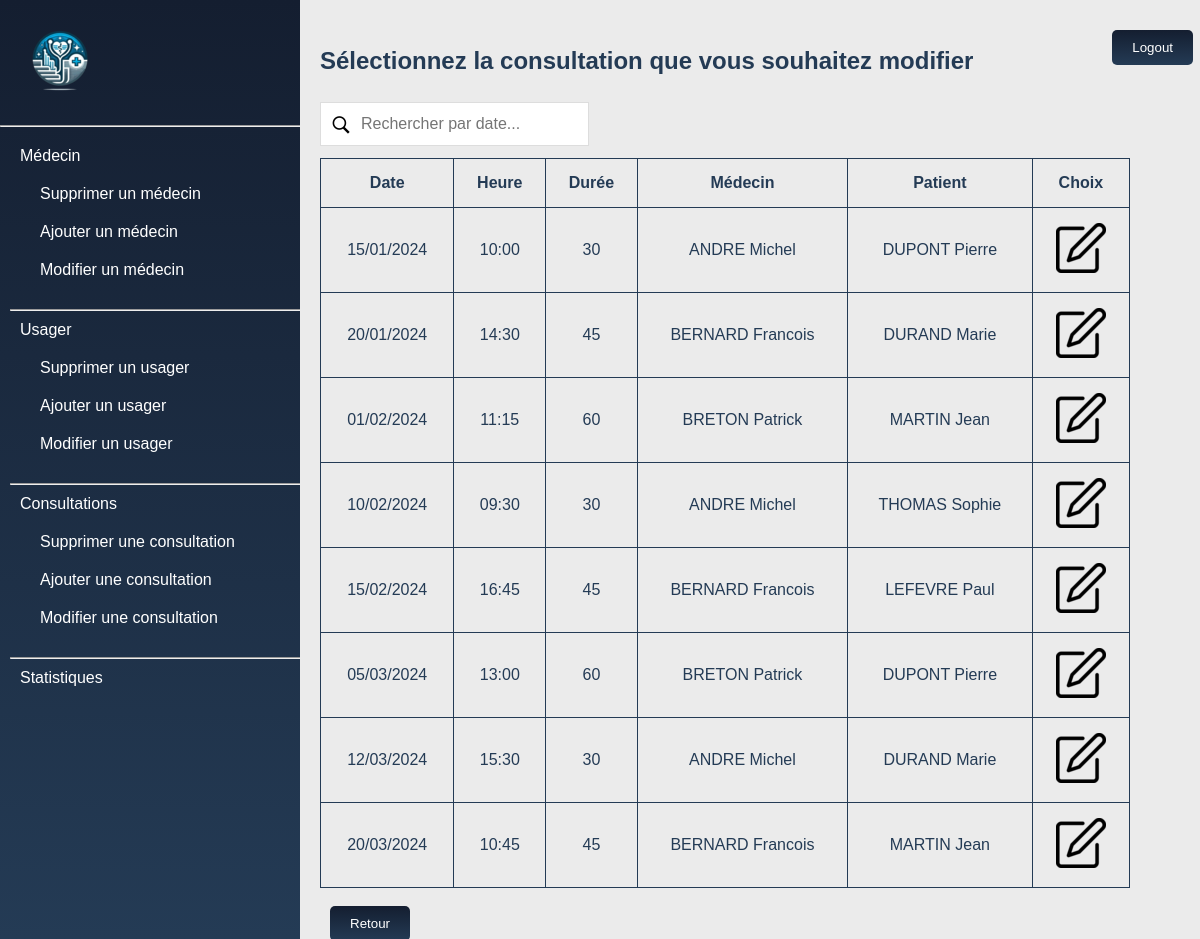
The app's page /PHP/rdv/modifier.php, older data.
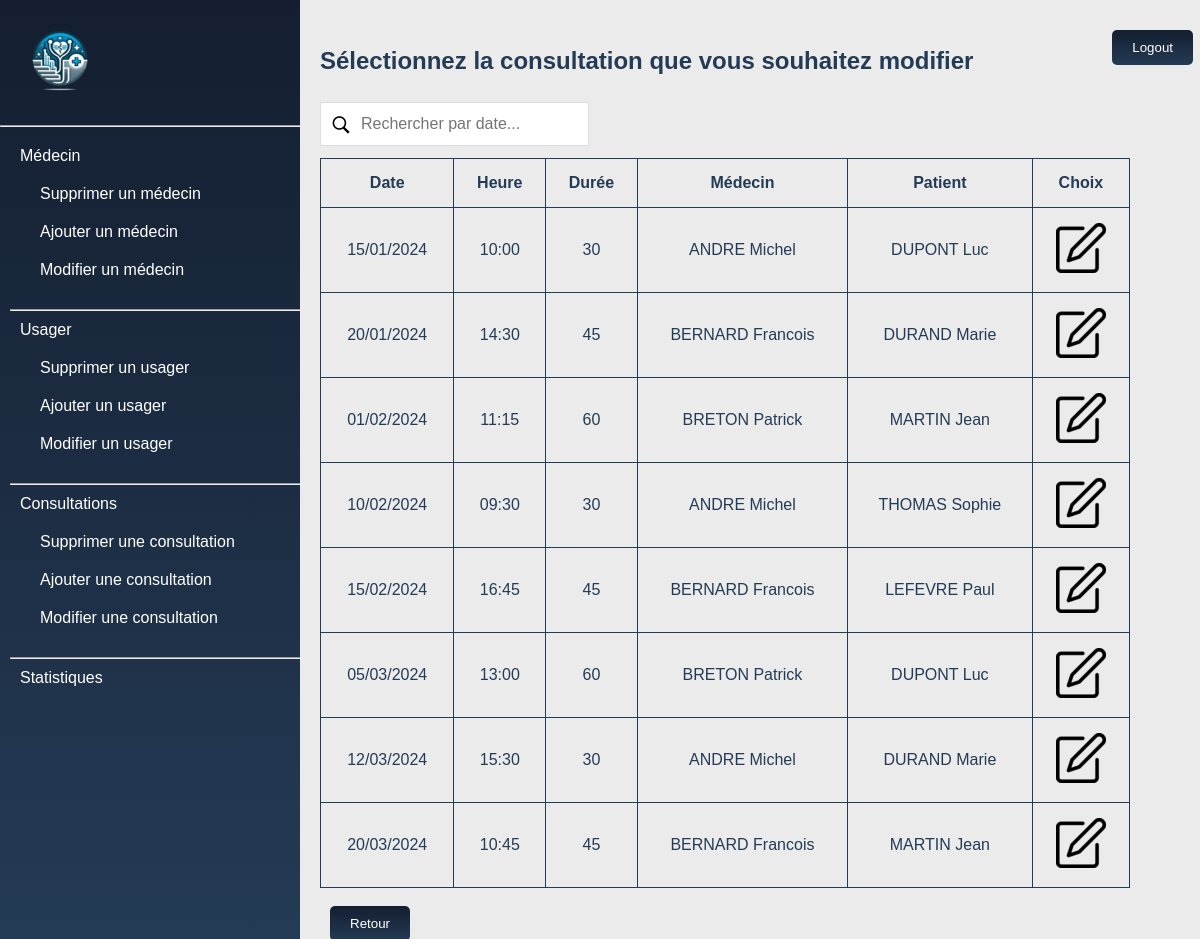
The same page, newer data.
### tables this page shows
CREATE TABLE rendezvous (
    ID INT PRIMARY KEY AUTO_INCREMENT,
    DateHeureRDV DATETIME NOT NULL,
    DuréeRDV INT NOT NULL,
    MedID int not null,
    UsaID int not null,
    FOREIGN KEY (MedID) REFERENCES medecin(ID),
    FOREIGN KEY (UsaID) REFERENCES usager(ID)
);

CREATE TABLE usager (
    ID INT PRIMARY KEY AUTO_INCREMENT,
    Nom VARCHAR(255) NOT NULL,
    Prenom VARCHAR(255) NOT NULL,
    Civilite VARCHAR(10) NOT NULL,
    Adresse VARCHAR(255) NOT NULL,
    DateNaissance DATE NOT NULL,
    LieuNaissance VARCHAR(255) NOT NULL,
    NumeroSecuriteSociale VARCHAR(15) NOT NULL UNIQUE,
    MedID int not null,
    FOREIGN KEY (MedID) REFERENCES medecin(ID)
);

CREATE TABLE medecin (
    ID INT PRIMARY KEY AUTO_INCREMENT,
    Nom VARCHAR(255) NOT NULL,
    Prenom VARCHAR(255) NOT NULL,
    Civilite VARCHAR(10) NOT NULL
);

### BDD/BDD.php (called while the page is built)
<?php
    class BDD {
        private static $_instance = null;
        private $linkpdo;
        private function __construct(){
            $this->linkpdo = new PDO(
                "mysql:host=db_project;dbname=php_project;charset=utf8",
                "test","test"
            );
        }
        public static function getInstanceBDD() {
            if(is_null(self::$_instance)) {
              self::$_instance = new BDD();
            }
            return self::$_instance;
        }
        public function getBDD(){
            return $this->linkpdo;
        }
    }
?>

### BDD/BDDrdv.php (called while the page is built, shortened)
<?php
include_once('BDD.php');
    class BDDrdv {
        private $BDD;
        public function __construct() {
            $this->BDD = BDD::getInstanceBDD();
        }
        public function select(){
            $sql = "SELECT ID,DateHeureRDV,DuréeRDV,MedID,UsaID FROM rendezvous order by DateHeureRDV";
            $result = $this->BDD->getBDD()->query($sql);
            return $result;
        }
    }
?>

### BDD/BDDmedecin.php (called while the page is built, shortened)
<?php
    include_once('BDD.php');
    class BDDmedecin {
        private $BDD;
        public function __construct() {
            $this->BDD = BDD::getInstanceBDD();
        }
        public function selectNom(int $id){
            $sql = "SELECT Nom,Prenom FROM medecin WHERE ID=$id";
            $result = $this->BDD->getBDD()->query($sql);
            return $result;
        }
    }
?>

### BDD/BDDusager.php (called while the page is built, shortened)
<?php
include_once('BDD.php');
class BDDusager
{
    private $BDD;
    public function __construct()
    {
        $this->BDD = BDD::getInstanceBDD();
    }
    public function selectNom(int $id){
        $sql = "SELECT Nom,Prenom FROM usager WHERE ID=$id";
        $result = $this->BDD->getBDD()->query($sql);
        return $result;
    }
}
?>

### PHP/rdv/modifier.php (the view, shortened to what this page needs)
<!DOCTYPE HTML>
<html>
<head>
  <link rel="stylesheet" href="../../CSS/style.css">
</head>
<header>
  <?php include "../../HTML/header.php"; ?>
</header>
<body>
  <div class="content-wrapper">
    <div class="scrollable-div ">
      <form action="../logout.php" method="post">
        <input onclick='return confirm("Voulez-vous vraiment vous déconnecter ?")' id="logout" type="submit"
          value="Logout">
      </form>
      <h2 class="h2page">Sélectionnez la consultation que vous souhaitez modifier</h2>
      <input type="text" id="myInput" onkeyup="recherche()" placeholder="Rechercher par date...">
      <table id="myTable">
        <tr>
          <th>Date</th>
          <th>Heure</th>
          <th>Durée</th>
          <th>Médecin</th>
          <th>Patient</th>
          <th>Choix</th>
        </tr>
        <?php
        require("../../BDD/BDDrdv.php");
        $BDD = new BDDrdv();
        $records = $BDD->select();
        while ($row = $records->fetch()) {
          $recordID = $row["ID"];
          require_once("../../BDD/BDDmedecin.php");
          $BDDmed = new BDDmedecin();
          $recordNom = $BDDmed->selectNom($row["MedID"]);
          while ($medecin = $recordNom->fetch()) {
            $nommed = $medecin["Nom"] . " " . $medecin["Prenom"];
          }
          require_once("../../BDD/BDDusager.php");
          $BDDusa = new BDDusager();
          $recordNomusa = $BDDusa->selectNom($row["UsaID"]);
          while ($usager = $recordNomusa->fetch()) {
            $nomusa = $usager["Nom"] . " " . $usager["Prenom"];
          }
          $date = $row["DateHeureRDV"];
          $dateHeureObj = new DateTime($date);
          $dateRDV = $dateHeureObj->format('d/m/Y');
          $heureRDV = $dateHeureObj->format('H:i'); ?>
          <tr>
            <td>
              <?php echo $dateRDV; ?>
            </td>
            <td>
              <?php echo $heureRDV; ?>
            </td>
            <td>
              <?php echo $row["DuréeRDV"]; ?>
            </td>
            <td>
              <?php echo $nommed; ?>
            </td>
            <td>
              <?php echo $nomusa; ?>
            </td>
            <td>
              <a href='modification.php?recordID=<?php echo $recordID ?>' class="delete-icon">
                <img src="../../IMAGES/update-icon-50.png"></a>
            </td>
          </tr>
        <?php } ?>
      </table>
      <button class="retour" onclick="location.href='../../choix.php'">Retour</button>
    </div>
  </div>
</body>
</html>

Row changes from the older to the newer data that the page shows:
changed through a linked row, rendezvous (number 1 of 8 on the later page): UsaID.Prenom "DUPONT Pierre" → "DUPONT Luc"
changed through a linked row, rendezvous (number 6 of 8 on the later page): UsaID.Prenom "DUPONT Pierre" → "DUPONT Luc"
